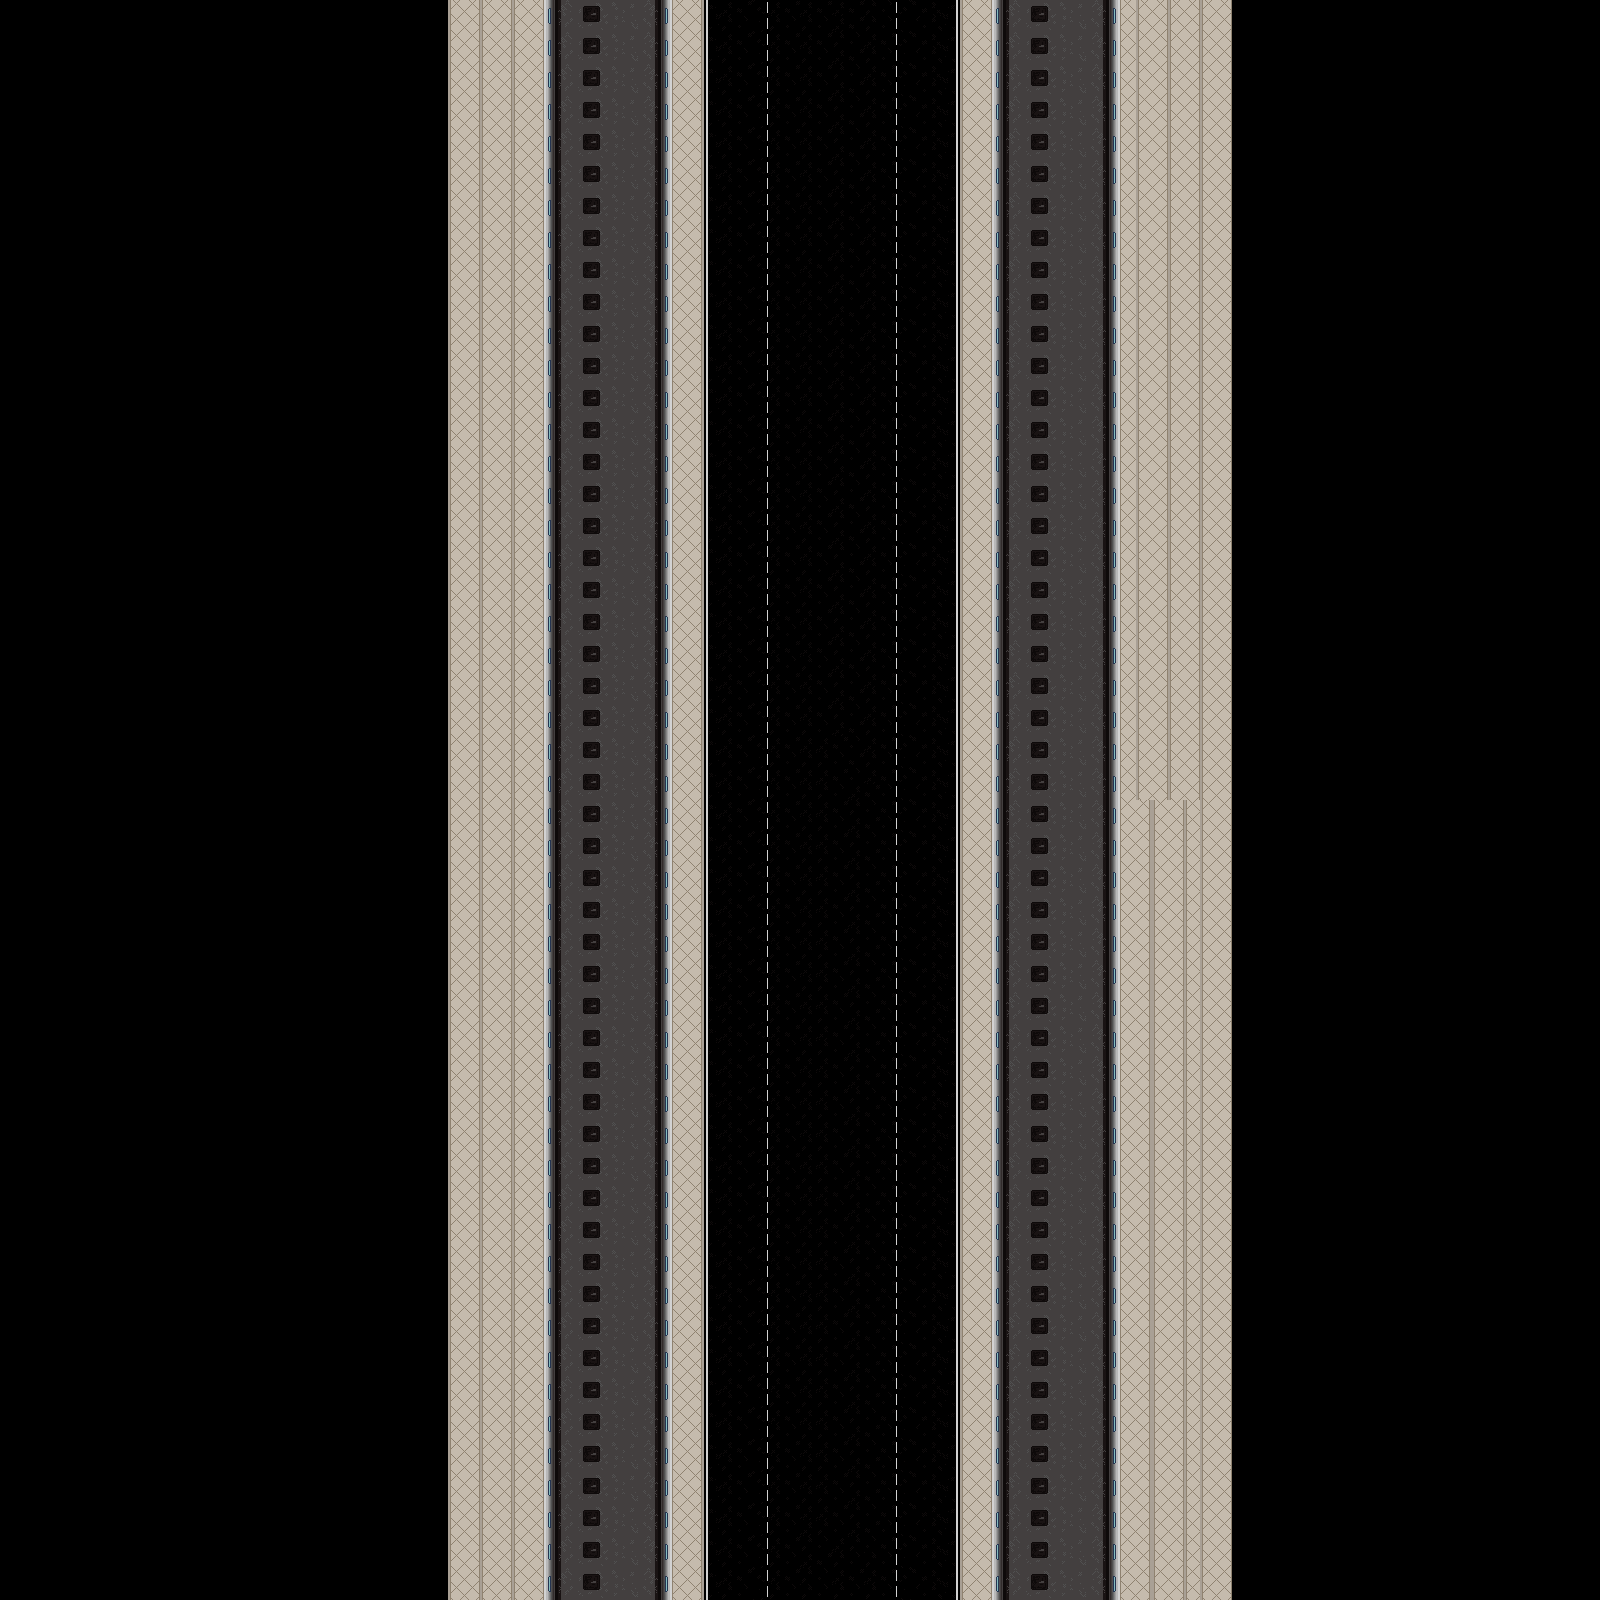

This game map was drawn from its Tiled (.tmx) file and the tilesets committed beside it. A one-line description and the trimmed map source follow:
An orthogonal 100x100 tile map with 16x16 px tiles, 1 tile layer (Tile Layer 1).

<map version="1.2" tiledversion="2019.02.10" orientation="orthogonal" renderorder="right-down" width="100" height="100" tilewidth="16" tileheight="16" infinite="0" nextlayerid="2" nextobjectid="1">
 <tileset firstgid="1" name="road" tilewidth="16" tileheight="16" tilecount="40" columns="20">
  <image source="../tilesets/road.png" width="320" height="32" />
 </tileset>
 <layer id="1" name="Tile Layer 1" width="100" height="100">
  <data>[10000 cells, 4900 non-empty, 40 distinct tile ids]</data>
 </layer>
</map>
